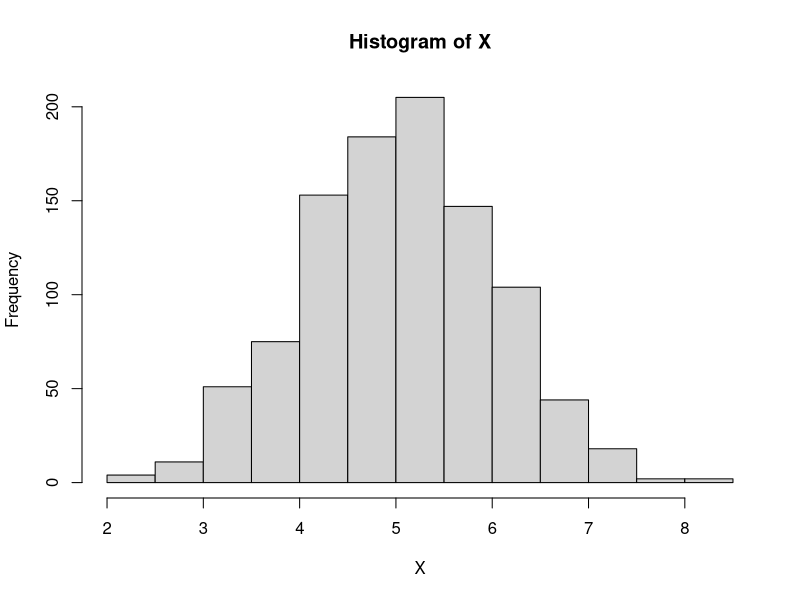
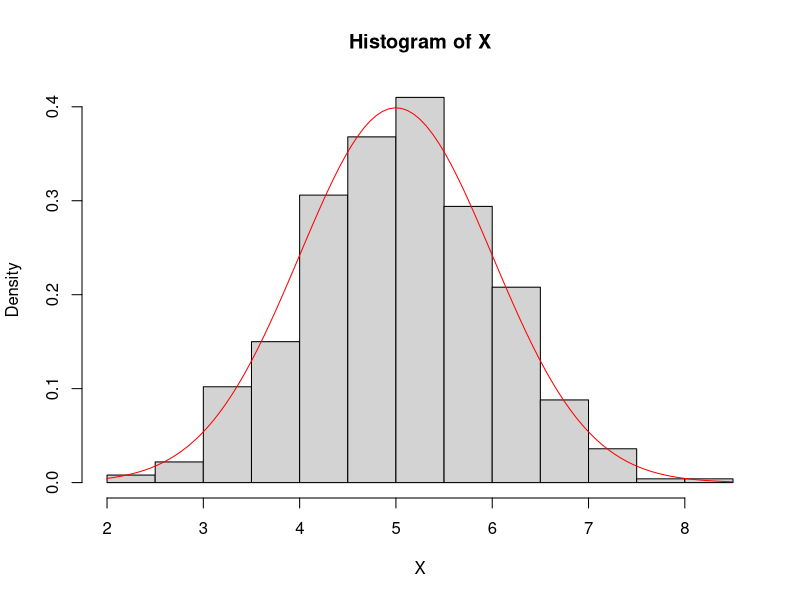
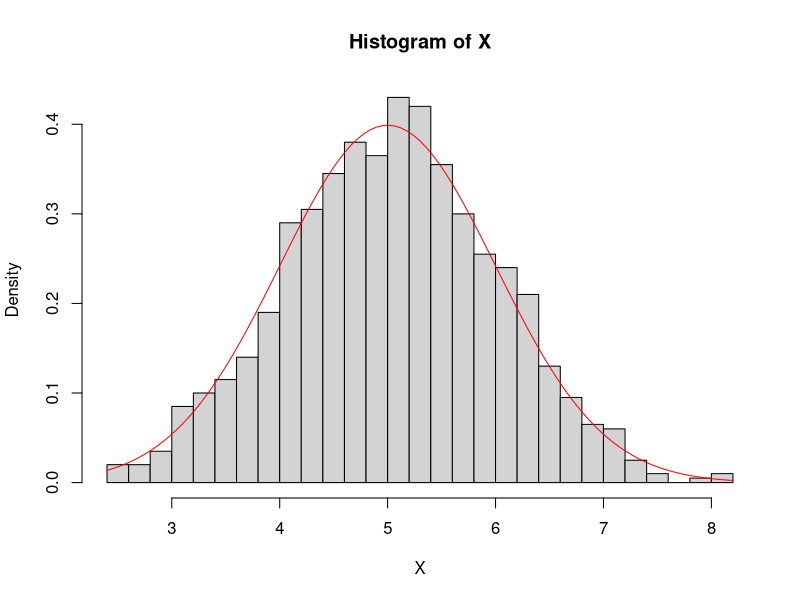

Reproduce these figures in R, in order.
## ---- chunk 1
knitr::opts_chunk$set(echo = TRUE, fig.height = 3.5, fig.width=4, fig.align = 'center')
## ---- chunk 2
degrees_F <- 85
(degrees_C <- 5/9*(degrees_F-32))
## ---- chunk 3
X <- rnorm(1000,5,1)
hist(X)
## ---- chunk 4
hist(X,prob=TRUE)
curve(dnorm(x,5,1),add=TRUE,col="red")
## ---- chunk 5
hist(X,prob=TRUE,nclass=40)
curve(dnorm(x,5,1),add=TRUE,col="red")
